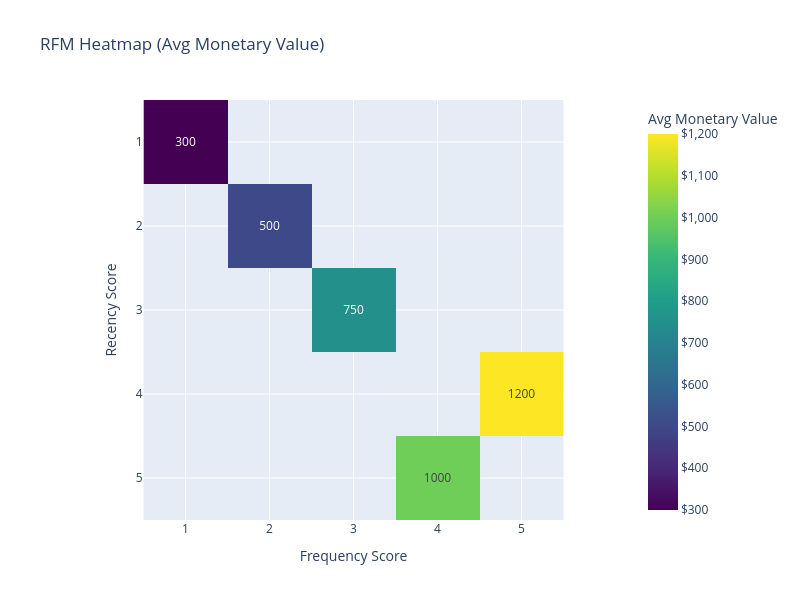

Here is the notebook cell this chart was saved with:
### Code cell
# RFM Heatmap
heatmap_data = rfm.pivot_table(index='R_Score',
                               columns='F_Score',
                               values='Monetary',
                               aggfunc='mean')

fig_heatmap = px.imshow(heatmap_data,
                        text_auto=True,
                        color_continuous_scale="Viridis",
                        title="RFM Heatmap (Avg Monetary Value)",
                        labels={"x": "Frequency Score", 
                                "y": "Recency Score", 
                                "color": "Avg Monetary Value"},
                        width=800,
                        height=600)

# Improve layout
fig_heatmap.update_layout(
    coloraxis_colorbar=dict(
        title="Avg Monetary Value",
        tickformat="$,.0f"
    )
)

fig_heatmap.show()

### Figure 1 — Plotly figure (JSON) as saved in the notebook; plotly's stock layout.template omitted (floating-point values rounded to 4 significant figures)
{"data": [{"coloraxis": "coloraxis", "hovertemplate": "Frequency Score: %{x}<br>Recency Score: %{y}<br>Avg Monetary Value: %{z}<extra></extra>", "name": "0", "texttemplate": "%{z}", "type": "heatmap", "x": [1, 2, 3, 4, 5], "xaxis": "x", "y": [5, 4, 3, 2, 1], "yaxis": "y", "z": [[NaN, NaN, NaN, 1000.0, NaN], [NaN, NaN, NaN, NaN, 1200.0], [NaN, NaN, 750.0, NaN, NaN], [NaN, 500.0, NaN, NaN, NaN], [300.0, NaN, NaN, NaN, NaN]]}], "layout": {"coloraxis": {"colorbar": {"tickformat": "$,.0f", "title": {"text": "Avg Monetary Value"}}, "colorscale": [[0, "#440154"], [0.1111, "#482878"], [0.2222, "#3e4989"], [0.3333, "#31688e"], [0.4444, "#26828e"], [0.5556, "#1f9e89"], [0.6667, "#35b779"], [0.7778, "#6ece58"], [0.8889, "#b5de2b"], [1, "#fde725"]]}, "height": 600, "title": {"text": "RFM Heatmap (Avg Monetary Value)"}, "width": 800, "xaxis": {"anchor": "y", "constrain": "domain", "domain": [0, 1], "scaleanchor": "y", "title": {"text": "Frequency Score"}}, "yaxis": {"anchor": "x", "autorange": "reversed", "constrain": "domain", "domain": [0, 1], "title": {"text": "Recency Score"}}}}
